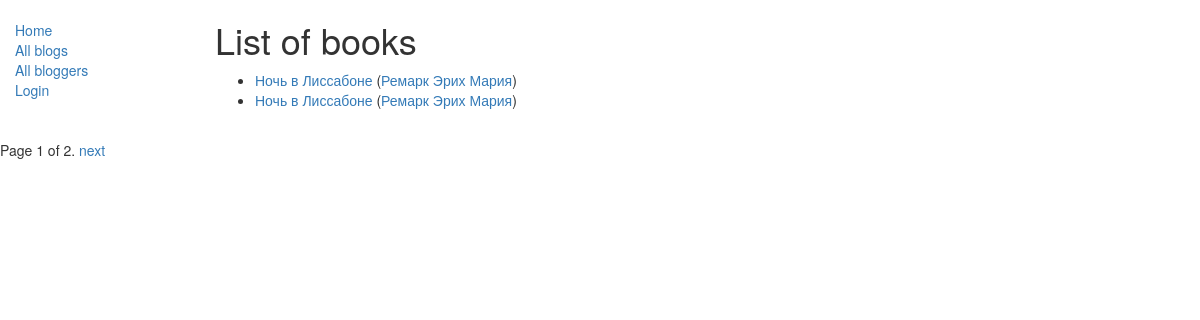
/catalog/books/, run on the app's committed database.
### catalog/models.py (models this page shows, shortened)
class Book(models.Model):
    title = models.CharField(max_length=200)
    author = models.ForeignKey('Author', on_delete=models.SET_NULL, null=True)
    summary = models.TextField(max_length=1000, help_text="Enter a brief description of the book")
    isbn = models.CharField('ISBN', max_length=13,
                            help_text='13 Charact <a href="https://www.isbn-international.org/content/what-isbn">ISBN номер</a>')
    genre = models.ManyToManyField('Genre', help_text="Select a genre for this book")
    def get_absolute_url(self):
        return reverse('book-detail', args=[str(self.id)])
    def display_genre(self):
        """
        Создает строку для жанра. Это необходимо для отображения жанра в Admin.
        """
        return ', '.join([genre.name for genre in self.genre.all()[:3]])
    display_genre.short_description = 'Genre'

class Author(models.Model):
    first_name = models.CharField(max_length=100)
    last_name = models.CharField(max_length=100)
    date_of_birth = models.DateField(null=True, blank=True)
    date_of_death = models.DateField('Died', null=True, blank=True)
    def get_absolute_url(self):
        return reverse('author-detail', args=[str(self.id)])
    def __str__(self):
        return f'{self.last_name} {self.first_name}'

### catalog/views.py (the view)
# urls.py: path('books/', views.BookListView.as_view(), name='books'),
class BookListView(generic.ListView):
    model = Book
    paginate_by = 2
    def get_queryset(self):
        return Book.objects.order_by('author')

### catalog/templates/catalog/book_list.html
{% extends "base_generic.html" %}
{% block content %}
    <h1>List of books</h1>
    {% if book_list %}
    <ul>
      {% for book in book_list %}
      <li>
        <a href="{{ book.get_absolute_url }}">{{ book.title }}</a> (<a href="{{ book.author.get_absolute_url }}">{{ book.author }}</a>)
      </li>
      {% endfor %}
    </ul>
    {% else %}
      <p>There are no books in the library yet.</p>
    {% endif %}
{% endblock %}

### data on the page
Book: title "Ночь в Лиссабоне", author "Ремарк Эрих Мария"
Book: title "Ночь в Лиссабоне", author "Ремарк Эрих Мария"

### other printed values
{{ page_obj.number }} "1"
{{ page_obj.paginator.num_pages }} "2"
